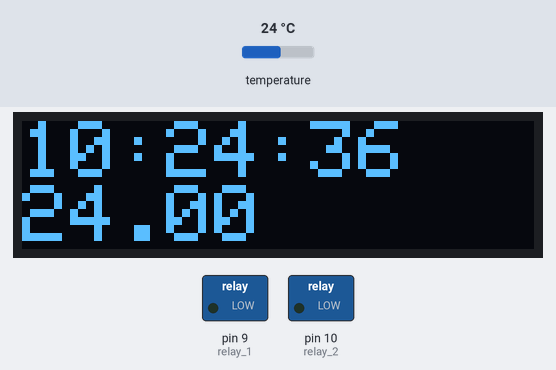
Simulated run of this sketch. Board: Arduino Uno, built with avr-gcc and run on an emulated ATmega328P. On the bench: 128×32 one-colour display, switched loads named in the sketch (green lamp = pin HIGH). The test bench sets the inputs (shaded band); at power-on: temperature 24 °C. The local clock reads 2024-03-15 10:24:30 at power-on unless the sketch sets it; what the sketch prints to the serial monitor is not drawn.

Above: at 6.2 s.
6.3 s: temperature set to 12 °C
At 7.7 s:
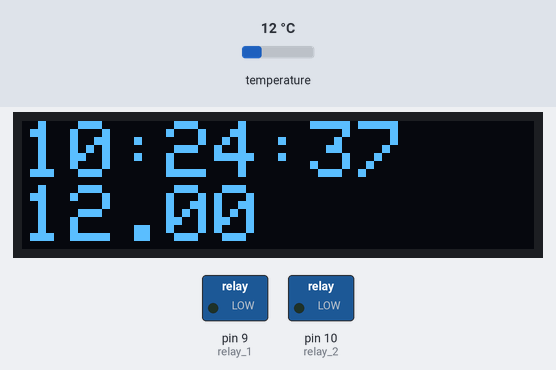
9.6 s: temperature set to 19 °C
At 10.9 s:
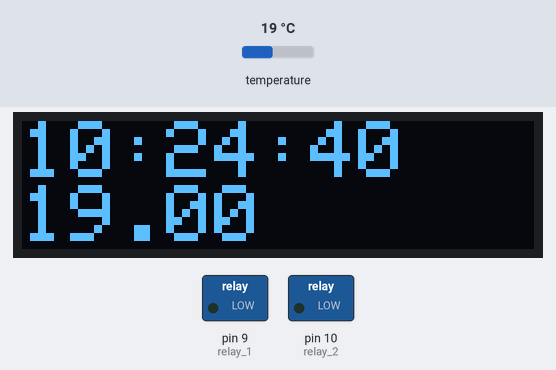
12.6 s: temperature set to 28 °C
At 13.6 s:
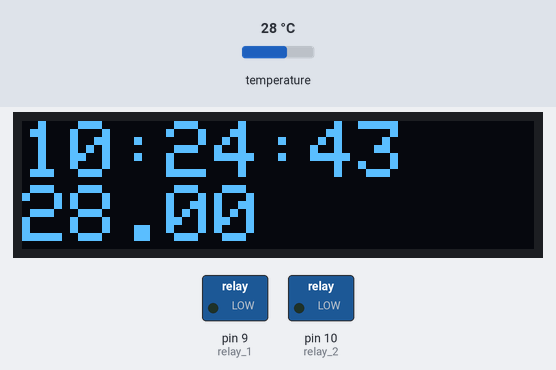
Timing chart, 0 to 15.6 s (numbered marks = the images above; inputs shaded):
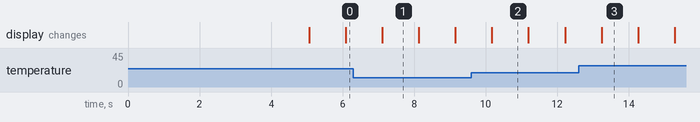

The sketch:

watering_system_rebuild_3.ino
```cpp
#include <Wire.h>
#include <DS3231.h>
DS3231 rtc(SDA,SCL);
Time t;
#include <Adafruit_GFX.h>
#include <Adafruit_SSD1306.h>
#define OLED_WIDTH 128
#define OLED_HEIGHT 32
#define OLED_ADDR 0x3C
Adafruit_SSD1306 display(OLED_WIDTH, OLED_HEIGHT);

//morning
uint8_t m_event_start_hh = 15;
uint8_t m_event_start_mm = 8;
uint8_t m_event_stop_hh = 15;
uint8_t m_event_stop_mm = 9;
//evening
uint8_t e_event_start_hh = 15;
uint8_t e_event_start_mm = 55;
uint8_t e_event_stop_hh = 15;
uint8_t e_event_stop_mm = 56;
int relay_1 = 9;
int relay_2 = 10;
void setup() {
  // put your setup code here, to run once:
  Serial.begin(57600);
  rtc.begin();
  display.begin(SSD1306_SWITCHCAPVCC, OLED_ADDR);
  display.clearDisplay();
  display.setTextSize(2);
  display.setTextColor(WHITE);
  display.setCursor(0, 0);
  display.println("Witaj!");
  display.display();
  delay(5000);
  pinMode(relay_1,OUTPUT);
  pinMode(relay_2,OUTPUT);
}

void loop() {
  display.clearDisplay();
  display.setTextSize(2);
  display.setCursor(0, 0);
  display.println(rtc.getTimeStr(2));
  display.setCursor(0, 16);
  display.println(rtc.getTemp());
  display.display();
  t = rtc.getTime();
  Serial.println(rtc.getTimeStr(2));
  //if (rtc.getDOWStr()=="Monday" || rtc.getDOWStr()=="Wednesday" || rtc.getDOWStr()=="Friday"){
    if (t.hour == m_event_start_hh && t.min == m_event_start_mm){
    Serial.println("podlewam");
    display.setCursor(0, 16);
    display.setTextSize(1);
    display.print("podlewam");
    digitalWrite(relay_1, HIGH);
    }
    if (t.hour >= m_event_stop_hh && t.min >= m_event_stop_mm){
    Serial.println("Zawór zamknięty");
    display.setCursor(0, 16);
    display.setTextSize(1);
    display.println("Zawór zamknięty");
    digitalWrite(relay_1, LOW);
    }
    if (t.hour == e_event_start_hh && t.min == e_event_start_mm){
    Serial.println("Trwa podlewanie");
    display.setCursor(0, 16);
    display.setTextSize(1);
    display.print("podlewam");
    digitalWrite(relay_1, HIGH);
    }
    if ((t.hour >= e_event_stop_hh) && (t.min >= e_event_stop_mm)){
    Serial.println("Zawór zamknięty");
    display.setCursor(0, 16);
    display.setTextSize(1);
    display.println("Zawór zamknięty");
    digitalWrite(relay_1, LOW);
    }
  //}
  else {Serial.println("coś innego");}
  delay(1000);
}
```

Measured:
- what the display in image 1 shows lasts 1.0 s, from 7.1 s to 8.1 s
